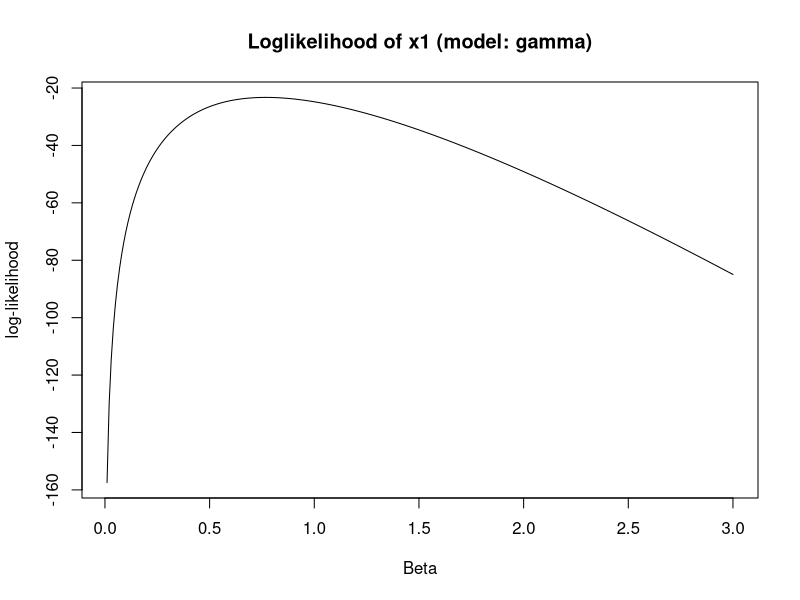
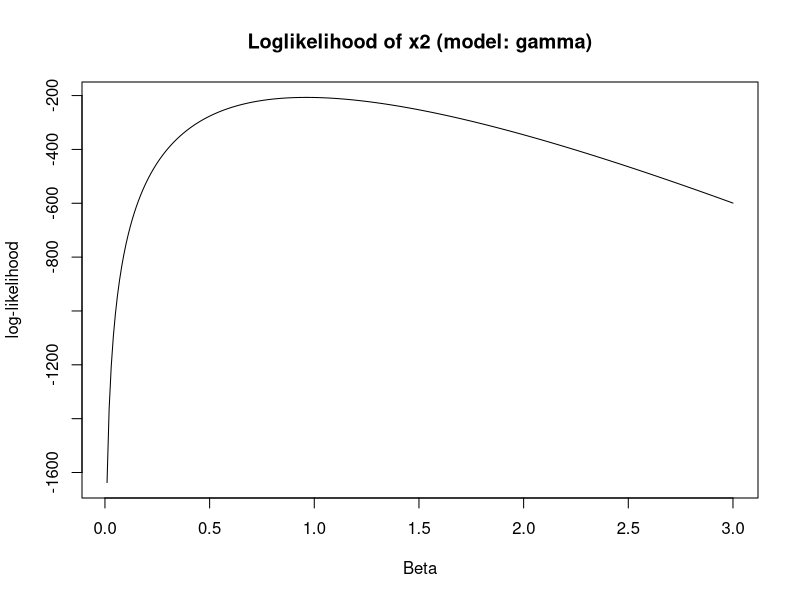
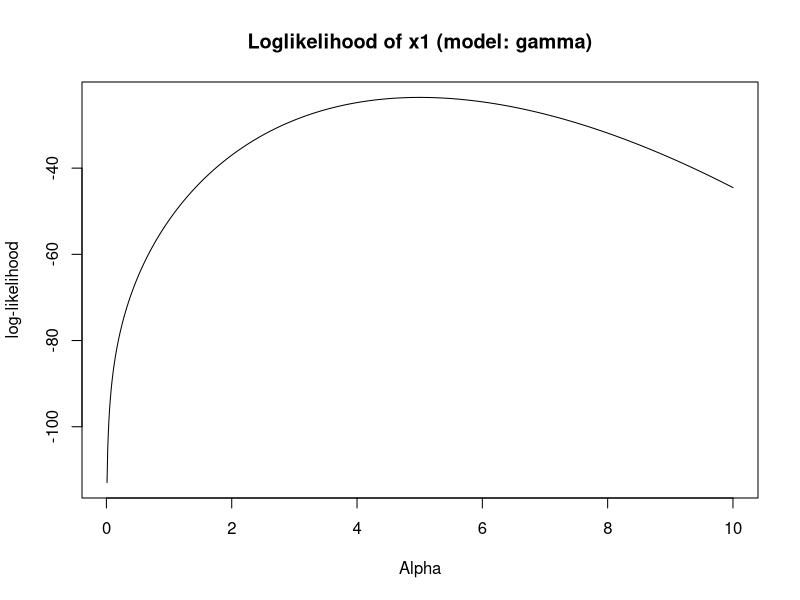
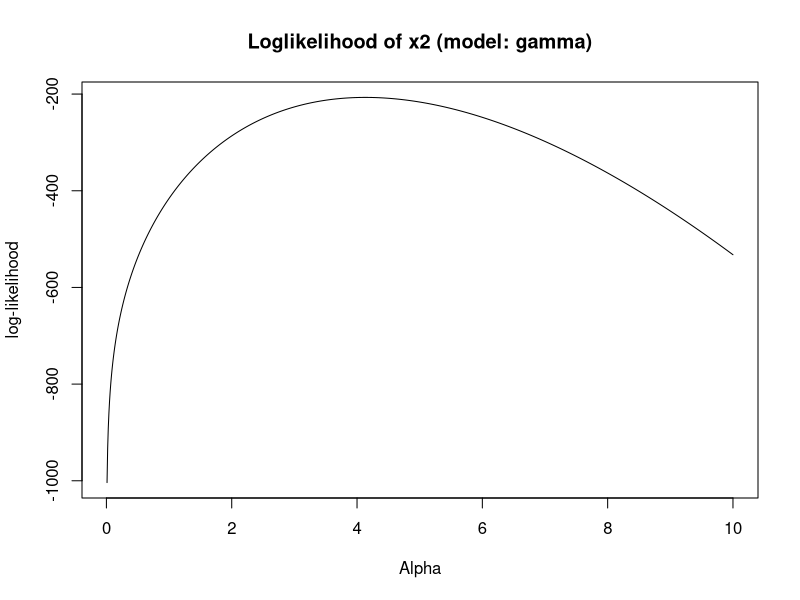
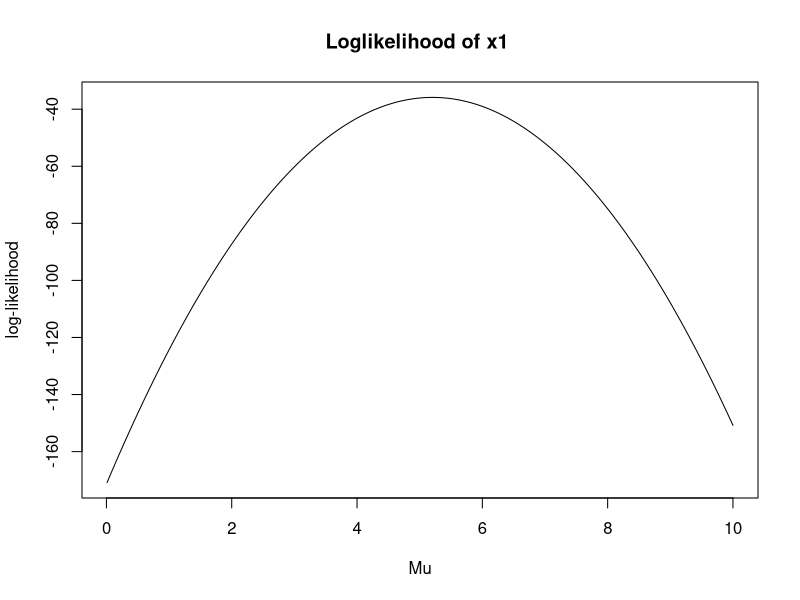
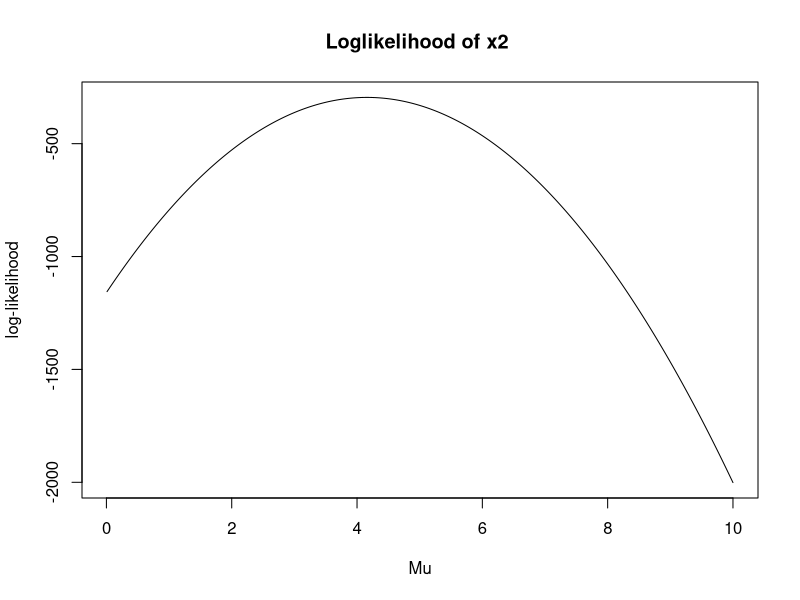
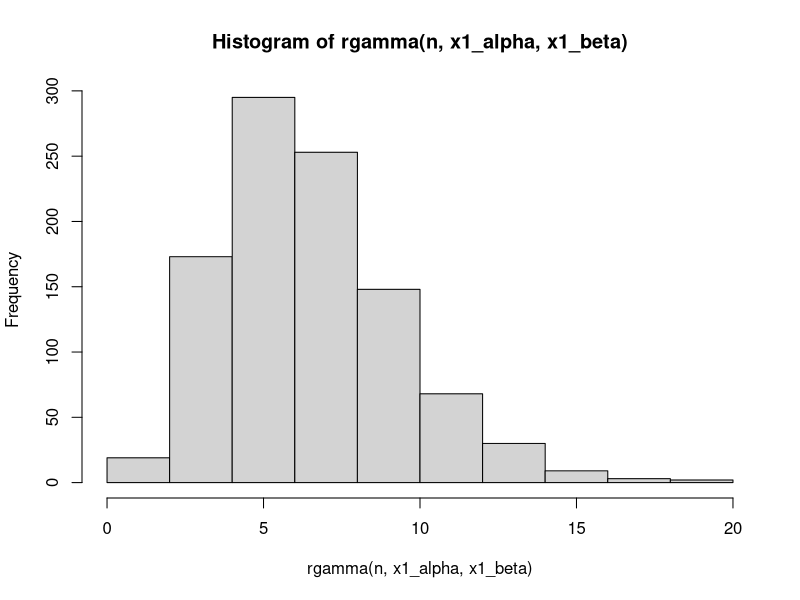
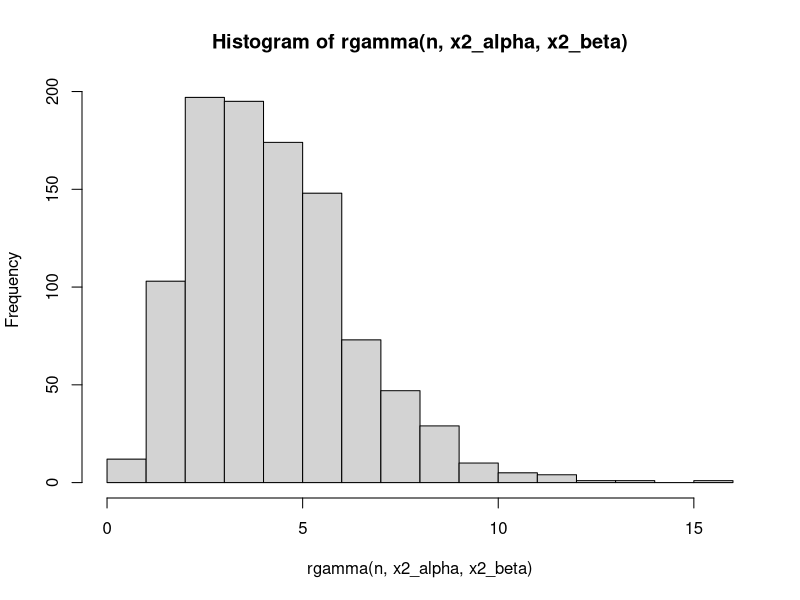

Write R code to recreate these figures, in order.
## ---- chunk 1
knitr::opts_chunk$set(echo = TRUE)
knitr::opts_chunk$set(collapse = TRUE)
## ---- chunk 2
llgamma <- function(x, alpha, beta) {
	n <- length(x)
	p1 <- n * (alpha * log(beta)- lgamma(alpha))
	p2 <- (alpha - 1)* sum(log(x))
	p3 <- beta * sum(x)
	p1 + p2  - p3
} 
## ---- chunk 3
set.seed(4711)
x1 <- rgamma(n=10, shape=4, scale=1)
x2 <- rgamma(n=100, shape=4, scale=1)
beta <- 0.01
beta_list <-c()
results1 <- c()
results2 <- c()

while (beta <= 3){
	results1 <- c(results1, llgamma(x = x1, alpha = 4, beta = beta))
	results2 <- c(results2, llgamma(x = x2, alpha = 4, beta = beta))
	
	beta_list <- c(beta_list, beta)
	beta <- beta + 0.01
}
# Beta values corresponding to the maximal likelihood 
x1_beta <- beta_list[which.max(results1)]
x1_beta
x2_beta <- beta_list[which.max(results2)]
x2_beta
## ---- chunk 4
plot(beta_list, results1, type = "l", main= "Loglikelihood of x1 (model: gamma)", xlab = "Beta", ylab="log-likelihood")
plot(beta_list, results2, type = "l", main= "Loglikelihood of x2 (model: gamma)", xlab = "Beta", ylab="log-likelihood")
## ---- chunk 5
alpha <- 0.01
alpha_list <-c()
results1 <- c()
results2 <- c()

while (alpha <= 10){
	results1 <- c(results1, llgamma(x = x1, alpha = alpha, beta = 1))
	results2 <- c(results2, llgamma(x = x2, alpha = alpha, beta = 1))
	
	alpha_list <- c(alpha_list, alpha)
	alpha <- alpha + 0.01
}
# Alpha values corresponding to the maximal likelihood 
x1_alpha <- alpha_list[which.max(results1)]
x1_alpha 
x2_alpha <- alpha_list[which.max(results2)]
x2_alpha 
## ---- chunk 6
plot(alpha_list, results1, type = "l", main= "Loglikelihood of x1 (model: gamma)", xlab = "Alpha", ylab="log-likelihood")
plot(alpha_list, results2, type = "l", main= "Loglikelihood of x2 (model: gamma)", xlab = "Alpha", ylab="log-likelihood")
## ---- chunk 7
llnormal <- function(x, mu, sigma2) {
	n <- length(x)
	p1 <- (n/2) * log(2*pi*sigma2) 
	p2 <- 1/(2*sigma2)
	p3 <- sum((x - mu)**2)
	- p1 - p2 * p3
} 
## ---- chunk 8
mu <- 0.01
mu_list <-c()
results1 <- c()
results2 <- c()

while (mu <= 10){
	results1 <- c(results1, llnormal(x = x1, mu = mu, sigma2 = 1))
	results2 <- c(results2, llnormal(x = x2, mu = mu, sigma2 = 1))
	
	mu_list <- c(mu_list, mu)
	mu <- mu + 0.01
}
# Corresponding mu values to the maximal likelihood 
x1_mu <- mu_list[which.max(results1)]
x2_mu <- mu_list[which.max(results2)]
## ---- chunk 9
plot(mu_list, results1, type = "l", main= "Loglikelihood of x1 ", xlab = "Mu", ylab="log-likelihood")
plot(mu_list, results2, type = "l", main= "Loglikelihood of x2 ", xlab = "Mu", ylab="log-likelihood")
## ---- chunk 10
n <- 1000
hist(rgamma(n, x1_alpha, x1_beta))
m <- length(x2)
hist( rgamma(n, x2_alpha, x2_beta))
## ---- chunk 11

hist( rnorm(n, x1_mu, 1))
m <- length(x2)
hist( rnorm(n, x2_mu, 1))
## ---- chunk 12
hist(x1, probability = TRUE) 
hist(x2, probability = TRUE) 
## ---- chunk 13
gamma_beta_mle <- function(x,alpha) {
	n <- length(x)
    n * alpha / sum(x)
}
gamma_beta_mle(x1, 4)
gamma_beta_mle(x2, 4)

# Jämfört med vår uppskattning mha likelihood:
x1_beta
x2_beta
## ---- chunk 14
norm_mu_mle <- function(x) {
	n <- length(x)
	sum(x) / n
}

norm_sigma2_mle <- function(x) {
	n <- length(x)
	mean_x <- mean(x)
	sum((x - mean_x)^2) / n
}
## ---- chunk 15
set.seed(42)
y1 <- rnorm(10, mean = 10, sd = sqrt(4))
y2 <- rnorm(10000, mean = 10, sd = sqrt(4))

# Skattning av my
norm_mu_mle(y1)
norm_mu_mle(y2)

# Skattning av sigma2
norm_sigma2_mle(y1)
norm_sigma2_mle(y2)
## ---- chunk 16
llbeta <- function(par=c(2,1), x) {
	alpha <- par[1]
	beta <- par[2]
	n <- length(x)
	a = (alpha - 1) * sum(log(x))
	b = (beta - 1) * sum(log(1 - x))
	c = n * lbeta(alpha, beta)
	res <- a + b - c
	-res
}
## ---- chunk 17
alpha <- 0.2
beta <- 2
z <- rbeta(100, alpha, beta)
hist(z)
## ---- chunk 18
opt_res <- optim(par=c(0,0), fn=llbeta, x=z, method="L-BFGS-B", 
				 lower=c(.Machine$double.eps, .Machine$double.eps))

# Skattade värden för alpha, beta
opt_res$par
## ---- chunk 19
beta1_mle <- c()
beta2_mle <- c()
mu1_mle <- c()
mu2_mle <- c()
sigma21_mle <- c()
sigma22_mle <- c()

alpha <- 4
beta <- 1
mu <- 10
sigma2 <- 4

for(i in 1:2000) {
    x1 <- rgamma(10, alpha, beta)
    x2 <- rgamma(10000, alpha, beta)
    beta1_mle[i] <- gamma_beta_mle(x1, alpha)
	beta2_mle[i] <- gamma_beta_mle(x2, alpha)

    y1 <- rnorm(10, mu, sqrt(sigma2))
    y2 <- rnorm(10000, mu, sqrt(sigma2))
	mu1_mle[i] <- norm_mu_mle(y1)
	mu2_mle[i] <- norm_mu_mle(y2)
	sigma21_mle[i] <- norm_sigma2_mle(y1)
	sigma22_mle[i] <- norm_sigma2_mle(y2)
}
## ---- chunk 20
hist(beta1_mle, probability = TRUE) 
hist(beta2_mle, probability = TRUE) 
## ---- chunk 21
hist(mu1_mle, probability = TRUE) 
hist(mu2_mle, probability = TRUE) 
## ---- chunk 22
hist(sigma21_mle, probability = TRUE) 
hist(sigma22_mle, probability = TRUE) 
## ---- chunk 23
x1 <- rgamma(10, alpha, beta)
x2 <- rgamma(10000, alpha, beta)
y1 <- rnorm(10, mu, sqrt(sigma2))
y2 <- rnorm(10000, mu, sqrt(sigma2))

for(i in 1:2000) {
	beta1_mle[i] <- gamma_beta_mle(sample(x1, 10, replace =TRUE), alpha)
	beta2_mle[i] <- gamma_beta_mle(sample(x2, 10000, replace =TRUE), alpha)
	mu1_mle[i] <- norm_mu_mle(sample(y1, 10, replace =TRUE))
	mu2_mle[i] <- norm_mu_mle(sample(y2, 10000, replace =TRUE))
	sigma21_mle[i] <- norm_sigma2_mle(sample(y1, 10, replace =TRUE))
	sigma22_mle[i] <- norm_sigma2_mle(sample(y2, 10000, replace =TRUE))
}
## ---- chunk 24
hist(beta1_mle, probability = TRUE) 
hist(beta2_mle, probability = TRUE) 
## ---- chunk 25
hist(mu1_mle, probability = TRUE) 
hist(mu2_mle, probability = TRUE) 
## ---- chunk 26
hist(sigma21_mle, probability = TRUE) 
hist(sigma22_mle, probability = TRUE) 
